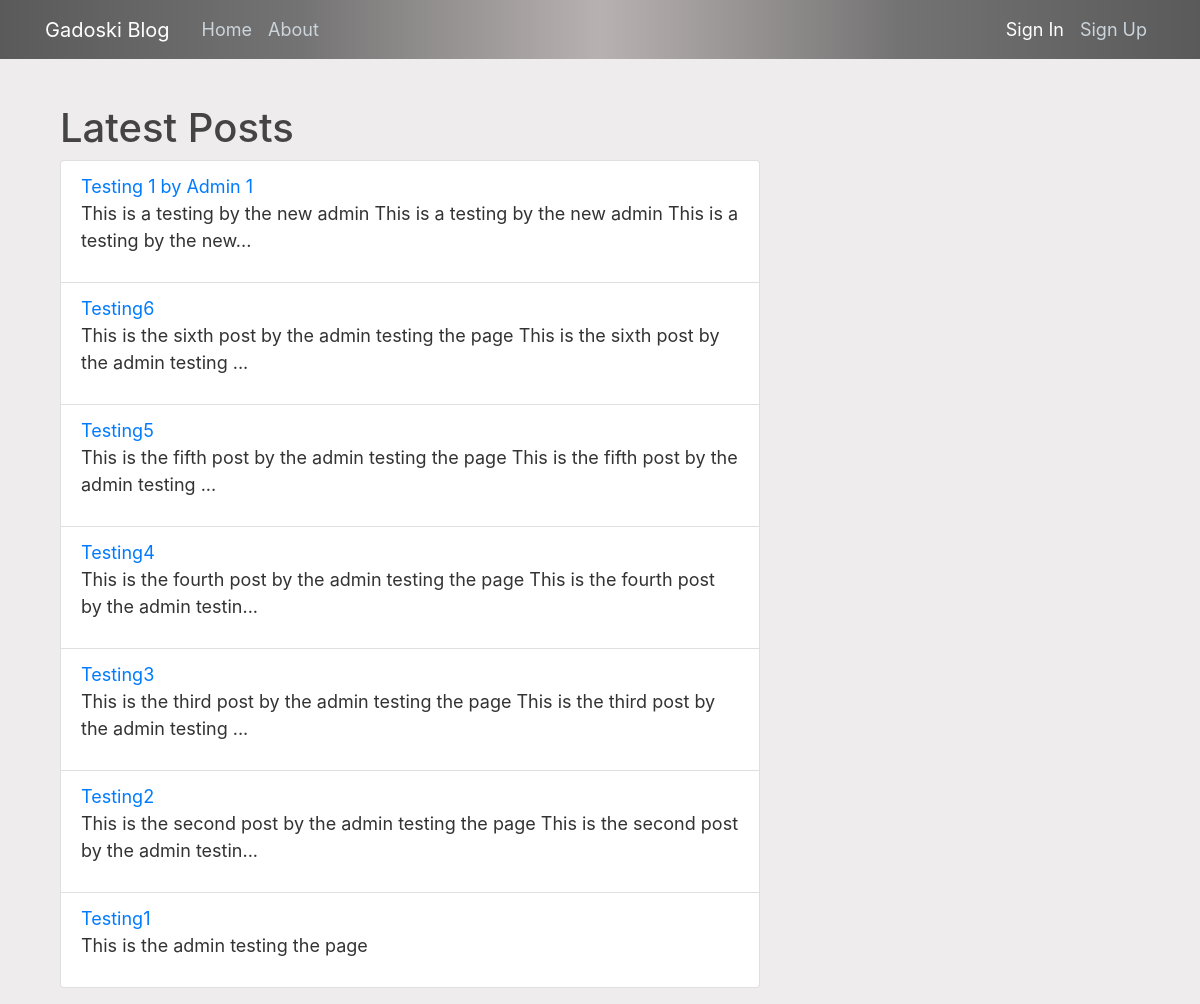
Before: /latest-posts with the older database file.
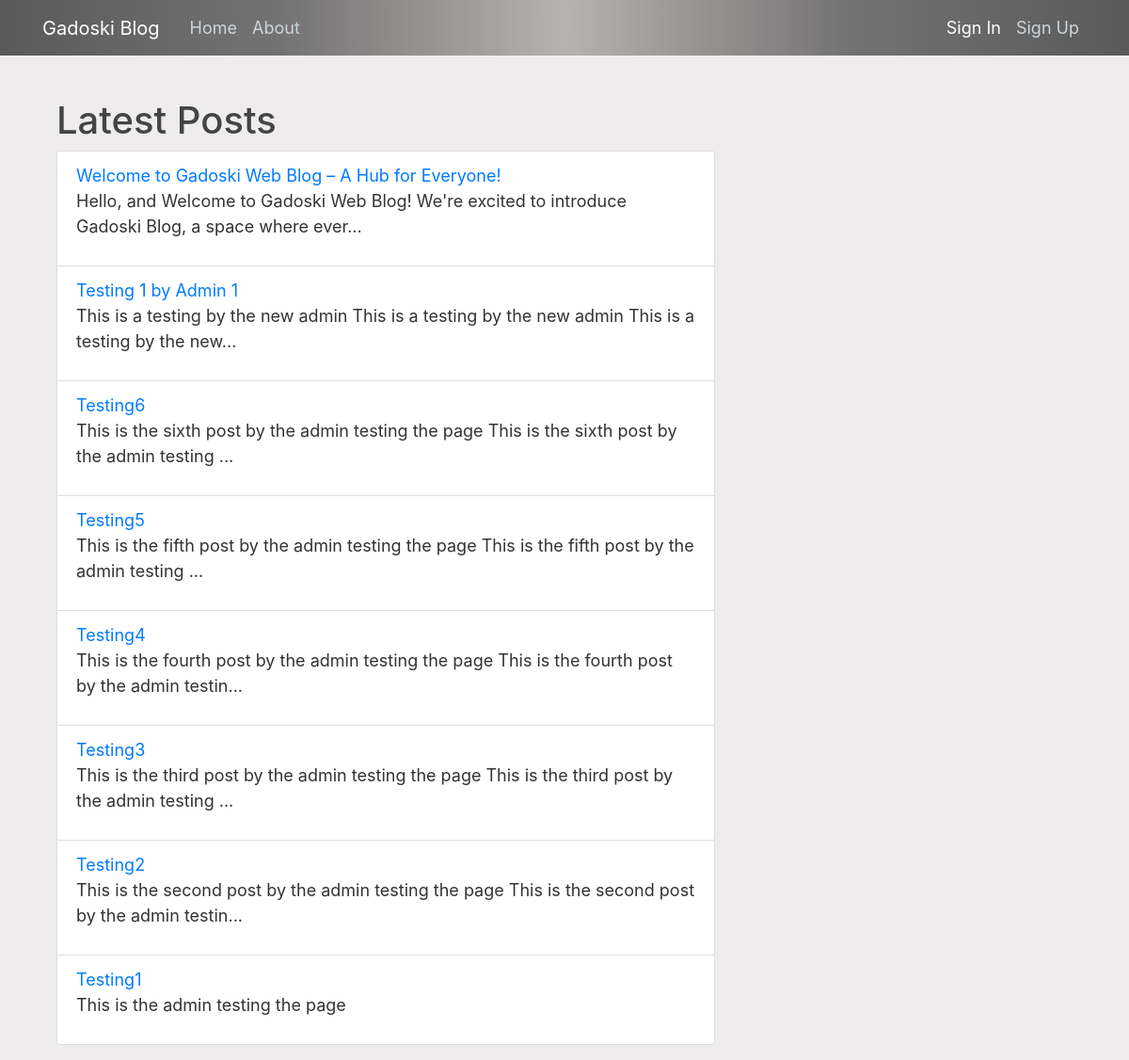
After: the same page with the newer database file.
### flaskblog/models.py (models this page shows, shortened)
class Post(db.Model):
    id = db.Column(db.Integer, primary_key=True)
    title = db.Column(db.String(100), nullable=False)
    date_posted = db.Column(db.DateTime, nullable=False, default=datetime.utcnow)
    content = db.Column(db.Text, nullable=False)
    user_id = db.Column(db.Integer, db.ForeignKey('user.id'), nullable=False)

### flaskblog/users/routes.py (the view)
@users.route('/latest-posts')
def latest_posts():
    page = request.args.get('page', 1, type=int)
    posts = Post.query.order_by(Post.date_posted.desc()).paginate(page=page, per_page=10)
    for post in posts.items:
        post.summary = generate_summary(post.content)
    return render_template('latest_posts.html', posts=posts)

### flaskblog/users/routes.py (called while the page is built)
def generate_summary(content, length=100):
    if len(content) > length:
        return content[:length] + '...'
    return content

### flaskblog/templates/latest_posts.html (shortened to what this page needs)
{% extends "layout.html" %} {% block data %}
<div class="container mt-4">
  <h1>Latest Posts</h1>
  {% if posts.items %}
  <ul class="list-group">
    {% for post in posts.items %}
    <li class="list-group-item">
      <a href="{{ url_for('posts.post', post_id=post.id) }}"
        >{{ post.title }}</a
      >
      <p>{{ post.summary }}</p>
    </li>
    {% endfor %}
  </ul>
  {% else %}
  <p>No posts available.</p>
  {% endif %}
</div>
{% endblock %}

Changed rows visible on the page:
added Post: title "Welcome to Gadoski Web Blog – A Hub for Everyone!", summary "Hello, and Welcome to Gadoski Web Blog! We're excited to introduce Gadoski Blog, a space where ever..."
